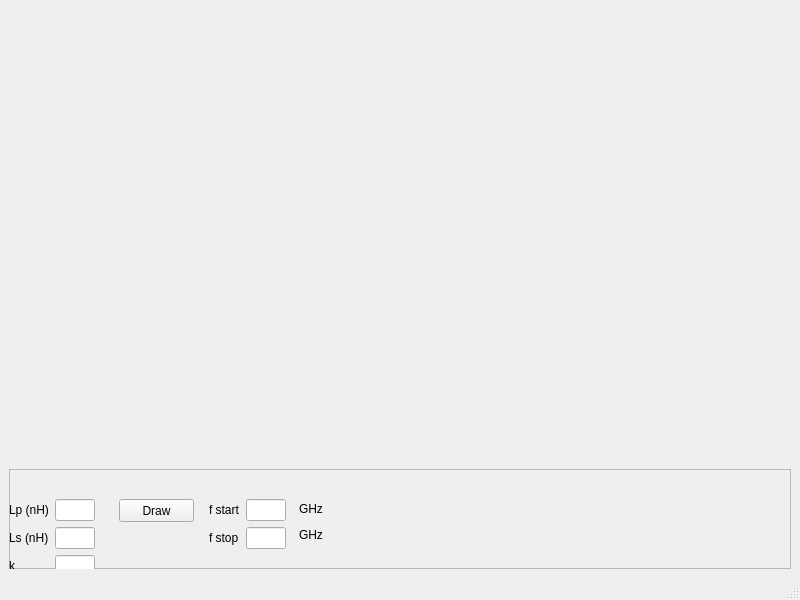
<?xml version="1.0" encoding="UTF-8"?>
<ui version="4.0">
 <class>MainWindow</class>
 <widget class="QMainWindow" name="MainWindow">
  <property name="geometry">
   <rect>
    <x>0</x>
    <y>0</y>
    <width>800</width>
    <height>600</height>
   </rect>
  </property>
  <property name="windowTitle">
   <string>MainWindow</string>
  </property>
  <widget class="QWidget" name="centralwidget">
   <layout class="QVBoxLayout" name="verticalLayout">
    <item>
     <widget class="QWidget" name="mplwindow" native="true">
      <property name="sizePolicy">
       <sizepolicy hsizetype="Expanding" vsizetype="Preferred">
        <horstretch>0</horstretch>
        <verstretch>0</verstretch>
       </sizepolicy>
      </property>
      <layout class="QVBoxLayout" name="mplvl"/>
     </widget>
    </item>
    <item>
     <widget class="QFrame" name="frame">
      <property name="maximumSize">
       <size>
        <width>16777215</width>
        <height>100</height>
       </size>
      </property>
      <property name="frameShape">
       <enum>QFrame::StyledPanel</enum>
      </property>
      <property name="frameShadow">
       <enum>QFrame::Raised</enum>
      </property>
      <widget class="QWidget" name="formLayoutWidget">
       <property name="geometry">
        <rect>
         <x>0</x>
         <y>30</y>
         <width>91</width>
         <height>80</height>
        </rect>
       </property>
       <layout class="QFormLayout" name="tx_params">
        <item row="0" column="0">
         <widget class="QLabel" name="LpLbl">
          <property name="text">
           <string>Lp (nH)</string>
          </property>
         </widget>
        </item>
        <item row="0" column="1">
         <widget class="QLineEdit" name="LpLblLine">
          <property name="maximumSize">
           <size>
            <width>40</width>
            <height>16777215</height>
           </size>
          </property>
         </widget>
        </item>
        <item row="1" column="0">
         <widget class="QLabel" name="LsLbl">
          <property name="text">
           <string>Ls (nH)</string>
          </property>
         </widget>
        </item>
        <item row="1" column="1">
         <widget class="QLineEdit" name="LsLblLine">
          <property name="maximumSize">
           <size>
            <width>40</width>
            <height>16777215</height>
           </size>
          </property>
          <property name="maxLength">
           <number>10</number>
          </property>
         </widget>
        </item>
        <item row="2" column="0">
         <widget class="QLabel" name="kLbl">
          <property name="text">
           <string>k</string>
          </property>
         </widget>
        </item>
        <item row="2" column="1">
         <widget class="QLineEdit" name="kLblLine">
          <property name="maximumSize">
           <size>
            <width>40</width>
            <height>16777215</height>
           </size>
          </property>
         </widget>
        </item>
       </layout>
      </widget>
      <widget class="QPushButton" name="DrawBtn">
       <property name="geometry">
        <rect>
         <x>110</x>
         <y>30</y>
         <width>75</width>
         <height>23</height>
        </rect>
       </property>
       <property name="text">
        <string>Draw</string>
       </property>
      </widget>
      <widget class="QWidget" name="formLayoutWidget_2">
       <property name="geometry">
        <rect>
         <x>200</x>
         <y>30</y>
         <width>81</width>
         <height>80</height>
        </rect>
       </property>
       <layout class="QFormLayout" name="f_range">
        <item row="0" column="0">
         <widget class="QLabel" name="fstartLbl">
          <property name="text">
           <string>f start</string>
          </property>
         </widget>
        </item>
        <item row="0" column="1">
         <widget class="QLineEdit" name="fstartLblLine">
          <property name="maximumSize">
           <size>
            <width>40</width>
            <height>16777215</height>
           </size>
          </property>
         </widget>
        </item>
        <item row="1" column="0">
         <widget class="QLabel" name="fstopLbl">
          <property name="text">
           <string>f stop</string>
          </property>
         </widget>
        </item>
        <item row="1" column="1">
         <widget class="QLineEdit" name="fstopLblLine">
          <property name="maximumSize">
           <size>
            <width>40</width>
            <height>16777215</height>
           </size>
          </property>
          <property name="maxLength">
           <number>10</number>
          </property>
         </widget>
        </item>
       </layout>
      </widget>
      <widget class="QLabel" name="label">
       <property name="geometry">
        <rect>
         <x>290</x>
         <y>30</y>
         <width>40</width>
         <height>20</height>
        </rect>
       </property>
       <property name="sizePolicy">
        <sizepolicy hsizetype="Minimum" vsizetype="Fixed">
         <horstretch>0</horstretch>
         <verstretch>0</verstretch>
        </sizepolicy>
       </property>
       <property name="maximumSize">
        <size>
         <width>40</width>
         <height>30</height>
        </size>
       </property>
       <property name="text">
        <string>GHz</string>
       </property>
      </widget>
      <widget class="QLabel" name="label_2">
       <property name="geometry">
        <rect>
         <x>290</x>
         <y>56</y>
         <width>40</width>
         <height>20</height>
        </rect>
       </property>
       <property name="sizePolicy">
        <sizepolicy hsizetype="Minimum" vsizetype="Fixed">
         <horstretch>0</horstretch>
         <verstretch>0</verstretch>
        </sizepolicy>
       </property>
       <property name="maximumSize">
        <size>
         <width>40</width>
         <height>30</height>
        </size>
       </property>
       <property name="text">
        <string>GHz</string>
       </property>
      </widget>
     </widget>
    </item>
   </layout>
  </widget>
  <widget class="QMenuBar" name="menubar">
   <property name="geometry">
    <rect>
     <x>0</x>
     <y>0</y>
     <width>800</width>
     <height>21</height>
    </rect>
   </property>
  </widget>
  <widget class="QStatusBar" name="statusbar"/>
 </widget>
 <resources/>
 <connections/>
</ui>
